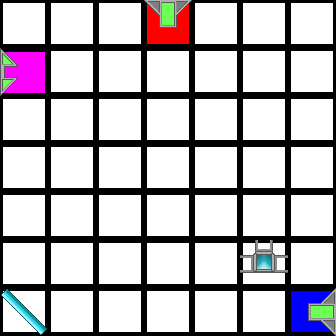

Below is a game level as drawn by its tile map, then a one-line description and the .tmx file that defines it, in full:
An orthogonal 7x7 tile map with 48x48 px tiles, 2 tile layers (Colors, Tiles).

<map version="1.0" orientation="orthogonal" renderorder="right-down" width="7" height="7" tilewidth="48" tileheight="48" nextobjectid="1">
 <properties>
  <property name="AvailableTiles" value="1, 2, 2, 1, 2, 2" />
 </properties>
 <tileset firstgid="1" source="tiles.tsx" />
 <layer name="Colors" width="7" height="7">
  <data encoding="csv">
47,47,47,41,47,47,47,
45,47,47,47,47,47,47,
47,47,47,47,47,47,47,
47,47,47,47,47,47,47,
47,47,47,47,47,47,47,
47,47,47,47,47,47,47,
47,47,47,47,47,47,43
</data>
 </layer>
 <layer name="Tiles" width="7" height="7">
  <data encoding="csv">
1,1,1,7,1,1,1,
10,1,1,1,1,1,1,
1,1,1,1,1,1,1,
1,1,1,1,1,1,1,
1,1,1,1,1,1,1,
1,1,1,1,1,13,1,
3,1,1,1,1,1,8
</data>
 </layer>
</map>
